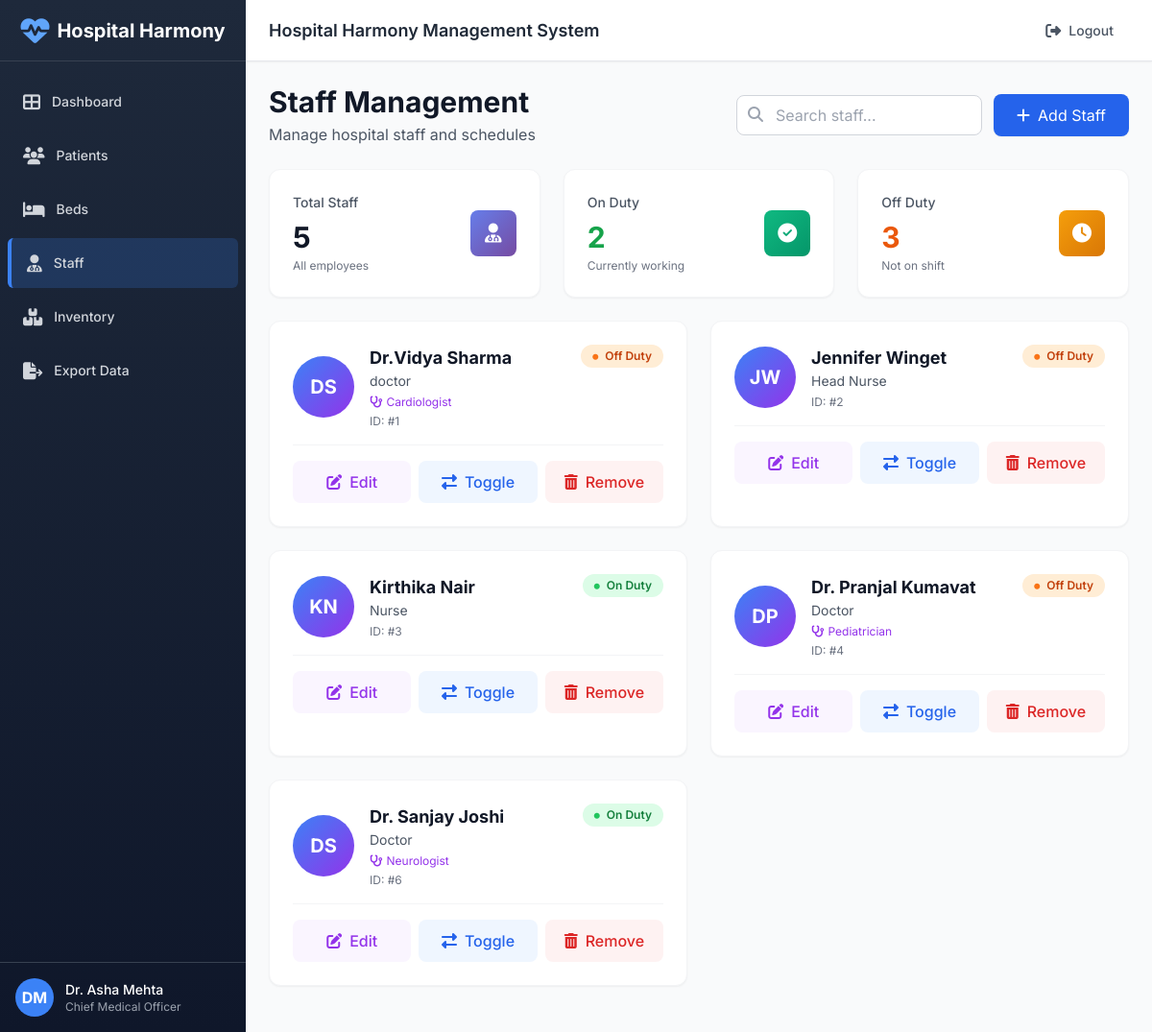
The page /staff (signed in) on the database its author committed.
### tables this page shows
CREATE TABLE staff (
    id INTEGER PRIMARY KEY AUTOINCREMENT,
    name TEXT NOT NULL,
    role TEXT,
    on_duty INTEGER DEFAULT 0
, speciality TEXT);

### app.py (the view)
@app.route('/staff')
@login_required
def staff():
    db = get_db(); cur = db.cursor()
    cur.execute('SELECT * FROM staff')
    rows = cur.fetchall()
    return render_template('staff.html', staff=rows)

### app.py (called while the page is built)
def login_required(f):
    @wraps(f)
    def wrapped(*args, **kwargs):
        if 'user' not in session:
            return redirect(url_for('login'))
        return f(*args, **kwargs)
    return wrapped

### database.py (called while the page is built)
def get_db():
    global _conn
    if _conn is None:
        _conn = sqlite3.connect(DB_PATH, check_same_thread=False)
        _conn.row_factory = sqlite3.Row
    return _conn

### templates/staff.html (shortened to what this page needs)
{% extends "layout.html" %}
{% block content %}
<div class="flex items-center justify-between mb-6">
    <div>
        <h1 class="text-3xl font-bold text-gray-900">Staff Management</h1>
        <p class="text-gray-600 mt-1">Manage hospital staff and schedules</p>
    </div>
    <div class="flex items-center gap-3">
        <div class="relative">
            <input type="search" id="staffSearchInput" placeholder="Search staff..." class="w-64 pl-10 pr-4 py-2 border border-gray-300 rounded-lg focus:ring-2 focus:ring-blue-500 focus:border-transparent" onkeyup="searchStaff()">
            <i class="fas fa-search absolute left-3 top-3 text-gray-400"></i>
        </div>
        <button onclick="document.getElementById('addModal').classList.remove('hidden')" class="bg-blue-600 hover:bg-blue-700 text-white px-6 py-2.5 rounded-lg flex items-center transition shadow-sm">
            <i class="fas fa-plus mr-2"></i>
            Add Staff
        </button>
    </div>
</div>
<div class="grid grid-cols-1 gap-6 sm:grid-cols-3 mb-6">
    <div class="card-hover bg-white rounded-xl shadow-sm p-6 border border-gray-100">
        <div class="flex items-center justify-between">
            <div>
                <p class="text-sm font-medium text-gray-600">Total Staff</p>
                <p class="text-3xl font-bold text-gray-900 mt-2">{{ staff|length }}</p>
                <p class="text-xs text-gray-500 mt-1">All employees</p>
            </div>
            <div class="gradient-primary w-12 h-12 rounded-lg flex items-center justify-center">
                <i class="fas fa-user-md text-white text-xl"></i>
            </div>
        </div>
    </div>
    <div class="card-hover bg-white rounded-xl shadow-sm p-6 border border-gray-100">
        <div class="flex items-center justify-between">
            <div>
                <p class="text-sm font-medium text-gray-600">On Duty</p>
                <p class="text-3xl font-bold text-green-600 mt-2">
                    {{ staff|selectattr('on_duty', 'equalto', 1)|list|length }}
                </p>
                <p class="text-xs text-gray-500 mt-1">Currently working</p>
            </div>
            <div class="gradient-success w-12 h-12 rounded-lg flex items-center justify-center">
                <i class="fas fa-check-circle text-white text-xl"></i>
            </div>
        </div>
    </div>
    <div class="card-hover bg-white rounded-xl shadow-sm p-6 border border-gray-100">
        <div class="flex items-center justify-between">
            <div>
                <p class="text-sm font-medium text-gray-600">Off Duty</p>
                <p class="text-3xl font-bold text-orange-600 mt-2">
                    {{ staff|selectattr('on_duty', 'equalto', 0)|list|length }}
                </p>
                <p class="text-xs text-gray-500 mt-1">Not on shift</p>
            </div>
            <div class="gradient-warning w-12 h-12 rounded-lg flex items-center justify-center">
                <i class="fas fa-clock text-white text-xl"></i>
            </div>
        </div>
    </div>
</div>
{% if staff %}
<div class="grid grid-cols-1 lg:grid-cols-2 gap-6 mb-6">
    {% for s in staff %}
    <div class="bg-white rounded-xl shadow-sm border border-gray-100 overflow-hidden hover:shadow-lg transition card-hover">
        <div class="p-6">
            <div class="flex items-start justify-between mb-4">
                <div class="flex items-center gap-4">
                    <div class="w-16 h-16 rounded-full bg-gradient-to-br from-blue-500 to-purple-600 flex items-center justify-center text-white font-bold text-xl">
                        {% set name_parts = s['name'].split() %}
                        {% if name_parts|length >= 2 %}
                            {{ name_parts[0][0] }}{{ name_parts[1][0] }}
                        {% else %}
                            {{ s['name'][0] }}{{ s['name'][1] if s['name']|length > 1 else '' }}
                        {% endif %}
                    </div>
                    <div>
                        <h3 class="text-lg font-bold text-gray-900">{{ s['name'] }}</h3>
                        <p class="text-sm text-gray-600">{{ s['role'] }}</p>
                        {% if s['speciality'] %}
                        <p class="text-xs text-purple-600 mt-1">
                            <i class="fas fa-stethoscope mr-1"></i>{{ s['speciality'] }}
                        </p>
                        {% endif %}
                        <p class="text-xs text-gray-500 mt-1">ID: #{{ s['id'] }}</p>
                    </div>
                </div>
                {% if s['on_duty'] == 1 %}
                    <span class="px-3 py-1 rounded-full text-xs font-semibold bg-green-100 text-green-700">
                        <i class="fas fa-circle text-green-500 mr-1" style="font-size: 6px; vertical-align: middle;"></i>
                        On Duty
                    </span>
                {% else %}
                    <span class="px-3 py-1 rounded-full text-xs font-semibold bg-orange-100 text-orange-700">
                        <i class="fas fa-circle text-orange-500 mr-1" style="font-size: 6px; vertical-align: middle;"></i>
                        Off Duty
                    </span>
                {% endif %}
            </div>
            <div class="pt-4 border-t border-gray-100">
                <div class="grid grid-cols-3 gap-2">
                    <button onclick="openEditModal({{ s['id'] }}, '{{ s['name']|replace("'", "\\'") }}', '{{ s['role']|replace("'", "\\'") }}', '{{ s['speciality']|replace("'", "\\'") if s['speciality'] else '' }}')" class="bg-purple-50 hover:bg-purple-100 text-purple-600 py-2.5 rounded-lg font-medium transition-colors flex items-center justify-center gap-2">
                        <i class="fas fa-edit"></i>
                        Edit
                    </button>
                    <form action="/staff/toggle/{{ s['id'] }}" method="POST" class="contents">
                        <button type="submit" class="bg-blue-50 hover:bg-blue-100 text-blue-600 py-2.5 rounded-lg font-medium transition-colors flex items-center justify-center gap-2">
                            <i class="fas fa-exchange-alt"></i>
                            Toggle
                        </button>
                    </form>
                    <form action="/staff/delete/{{ s['id'] }}" method="POST" class="contents" onsubmit="return confirm('Are you sure you want to remove {{ s['name'] }}?')">
                        <button type="submit" class="bg-red-50 hover:bg-red-100 text-red-600 py-2.5 rounded-lg font-medium transition-colors flex items-center justify-center gap-2">
                            <i class="fas fa-trash-alt"></i>
                            Remove
                        </button>
                    </form>
                </div>
            </div>
        </div>
    </div>
    {% endfor %}
</div>
{% endif %}
{% endblock %}

### templates/layout.html (style rules this page uses)
* { font-family: 'Inter', sans-serif; }
.card-hover { transition: all 0.3s ease; }
.gradient-primary { background: linear-gradient(135deg, #667eea 0%, #764ba2 100%); }
.gradient-success { background: linear-gradient(135deg, #10b981 0%, #059669 100%); }
.gradient-warning { background: linear-gradient(135deg, #f59e0b 0%, #d97706 100%); }

### rows shown on the page
staff: name_parts "D", name_parts "S", name "Dr.Vidya Sharma", role "doctor", speciality "Cardiologist", id "1", on_duty 0 (drawn)
staff: name_parts "J", name_parts "W", name "Jennifer Winget", role "Head Nurse", id "2", on_duty 0 (drawn)
staff: name_parts "K", name_parts "N", name "Kirthika Nair", role "Nurse", id "3", on_duty 1 (drawn)
staff: name_parts "D", name_parts "P", name "Dr. Pranjal Kumavat", role "Doctor", speciality "Pediatrician", id "4", on_duty 0 (drawn)
staff: name_parts "D", name_parts "S", name "Dr. Sanjay Joshi", role "Doctor", speciality "Neurologist", id "6", on_duty 1 (drawn)

### other values the page prints
{{ staff|length }} "5"
{{ staff|selectattr('on_duty', 'equalto', 1)|list|length }} "2"
{{ staff|selectattr('on_duty', 'equalto', 0)|list|length }} "3"
